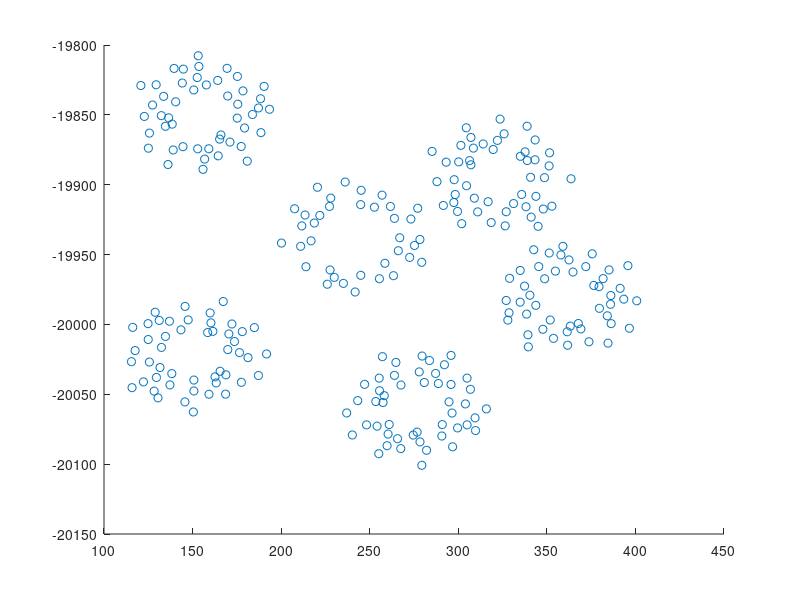

Source code (MATLAB): (Note: this script raises an error after producing the figure.)
% Template script for radio astronomy image formation
% Millad Sardarabadi, Sept 2015
%
clear all
close all
clc
%% Loading Data
% The data from LOFAR core will be loaded in this cell.
%
% Rh: A p x p sample covariance matrix, where p = number of antennas
% poslocal: A p x 3 matrix containing the earth-bound coordinates of the
%           receiving elements.
% freq: Central frequency for the measured channel.
% t_obs_matlab: Observation time.
%               (datestr(t_obs_matlab): 11-Jul-2012 22:22:20) 
% lon: Longitude of the LOFAR core
% lat: Latitude of the LOFAR core

load lofar_DSP_data_1.mat

figure
scatter(poslocal(:,1),poslocal(:,2))

%% Initialization
c = 299792458; % speed of light
p = size(Rh,1);% number of receiving elements
lambda = c / freq; % wavelength at the observation frequency

% define a distance matrix of all baselines (=vectors between pairs of antennas)
dist = sqrt(  (meshgrid(poslocal(:,1)) - meshgrid(poslocal(:,1)).').^2 ...
            + (meshgrid(poslocal(:,2)) - meshgrid(poslocal(:,2)).').^2);

D = max(dist(:)); % Maximum Baseline

%% Coordinate system
% In astronomy it is common to use the (l,m,n) coordinates which 
% are the components of the more familiar direction vector in spherical 
% coordinates:
%    s = [cos(theta) * cos(phi)
%        cos(theta) * sin(phi)
%        sin(theta)]


% define a grid of image coordinates (l,m) at the right resolution
FracAngle = 4;% fraction of theoretical limit for angle resolution
                 % 0.25 means ~4x4 pixels in the main lobe
dl = FracAngle * lambda / D; % width/height of a pixel
l = 0:dl:1; % First image coordinate := cos(theta)cos(phi)
l = [-fliplr(l(2:end)),l]';
m = l;  % Second image coordinate := cos(theta)sin(phi)
        % m = l means an aspect ratio 1:1

%% Your Imaging Algorithm should come hereafter...
% Calculate dirty beam pattern

% Define normalized location vector
z = (pi*freq/c) * poslocal;

% Calculate the baseline vector for x, y and z
baseline_x = (meshgrid(poslocal(:,1)) - meshgrid(poslocal(:,1)).');
baseline_y = (meshgrid(poslocal(:,2)) - meshgrid(poslocal(:,2)).');
baseline_z = (meshgrid(poslocal(:,3)) - meshgrid(poslocal(:,3)).');
baseline_vector = ones(p,p, 3);
baseline_vector(:,:,1) = baseline_x;
baseline_vector(:,:,2) = baseline_x;
baseline_vector(:,:,3) = baseline_x;

% define the direction matrix
% Create 2D grids of l and m
[L, M] = meshgrid(l, m);

% Pre-allocate a 3D matrix for the direction vectors (513x513x3)
direction_matrix = zeros(513, 513, 3);

% Calculate n for each element where l^2 + m^2 <= 1
valid_points = L.^2 + M.^2 <= 1;  % Logical mask for valid points within the unit circle

% Compute n only for valid points, otherwise leave as zero
N = zeros(size(L));  % Initialize n to zero
N(valid_points) = sqrt(1 - L(valid_points).^2 - M(valid_points).^2);  % Calculate n

% Store the l, m, and n components in the direction_matrix
direction_matrix(:, :, 1) = L;  % l-coordinates
direction_matrix(:, :, 2) = M;  % m-coordinates
direction_matrix(:, :, 3) = N;  % n-coordinates

% Display the resulting direction_matrix
disp('Direction vector matrix created with size:');
disp(size(direction_matrix));

% Matrix exponential method
% Sum all the Multiplies with on element of the baseline vector and one
% element of the direction vector, do this for all direction vectors.
% Demensions of dirty beam
dirty_beam = zeros(size(l,1), size(m,1));

% Reshape baseline_vector to be (p*p, 3) for easy matrix multiplication
baseline_vector_reshaped = reshape(baseline_vector, p*p, 3);

% Reshape direction_matrix to be (513*513, 3) for easy matrix multiplication
direction_matrix_reshaped = reshape(direction_matrix, 513*513, 3);
direction_matrix_reshaped_transpose = direction_matrix_reshaped.';
display(size(direction_matrix_reshaped_transpose))
% Compute the matrix exponential in a vectorized manner
% Compute the dot product between each baseline and each direction vector
% We use the transpose of direction_matrix_reshaped to multiply with baseline_vector_reshaped
% Resulting matrix size will be (p*p, 513*513)

components = sum(baseline_vector_reshaped * direction_matrix_reshaped_transpose, 2);

% Now exponentiate the result (element-wise) and sum over all the baselines
% First, exponentiate with 1j
exp_components = exp(1j * components);

% Sum over all baseline components (first dimension) and reshape back to 513x513
dirty_beam = reshape(sum(exp_components, 1), [513, 513]);

% Calculate the dirty beam using a matrix exponential (permute?)
% dirty_beam = exp(1j*baseline_vector*permute(direction_matrix,[3 1 2])),[1 2])

% % Calculate the dirty_beam per direction vector in for loops (slow)
% dirty_beam = ones(size(l,1), size(m,1))
% sum = 0
% for pos_l=1:size(l,1)
%     for pos_m=1:size(m,1)
%         n = sqrt(1 - l(pos_l)^2 - m(pos_m).^2);
%         direction_vector = [l(pos_l),m(pos_m),n];
%         for x = 1:p
%             for y = 1:p
%                 baseline = (z(x,:)-z(y,:));
%                 component = baseline*transpose(direction_vector);
%                 sum = sum +  exp(1j*component);
%             end
%         end
%         dirty_beam(pos_l,pos_m) = sum;
%         sum = 0;
%     end
%     disp(pos_l)
% end

% Plot dirty beam
figure;
imagesc(abs(dirty_beam));
axis equal;        % Make axes equal for proper aspect ratio
colormap('jet');   % Use the 'jet' colormap for colors
colorbar;          % Display a color bar to the right
% Set the color axis limits (optional, for consistent color scaling)
caxis([0, 5000]); % 5000 looks cool


save any matrixes in xlsx files
filename = 'dirty_beam_513.xlsx';
writematrix(dirty_beam,filename);